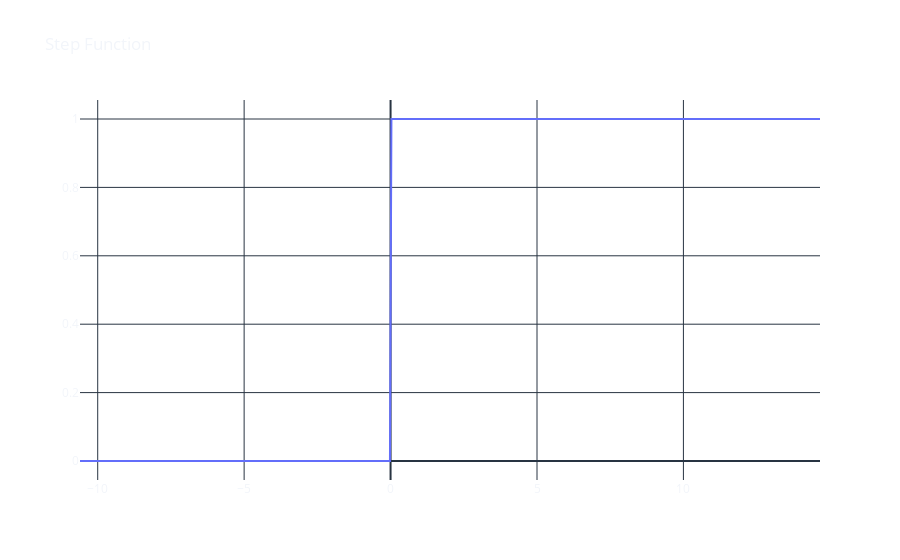
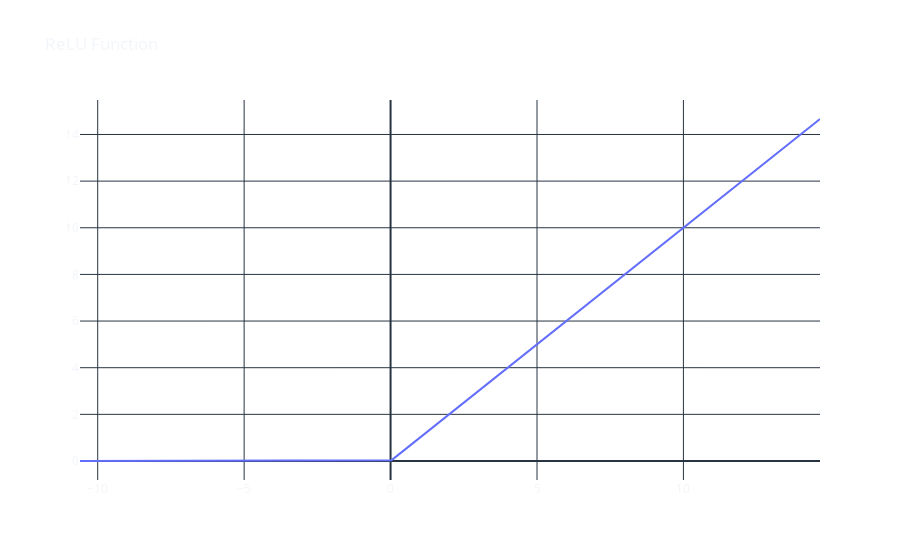
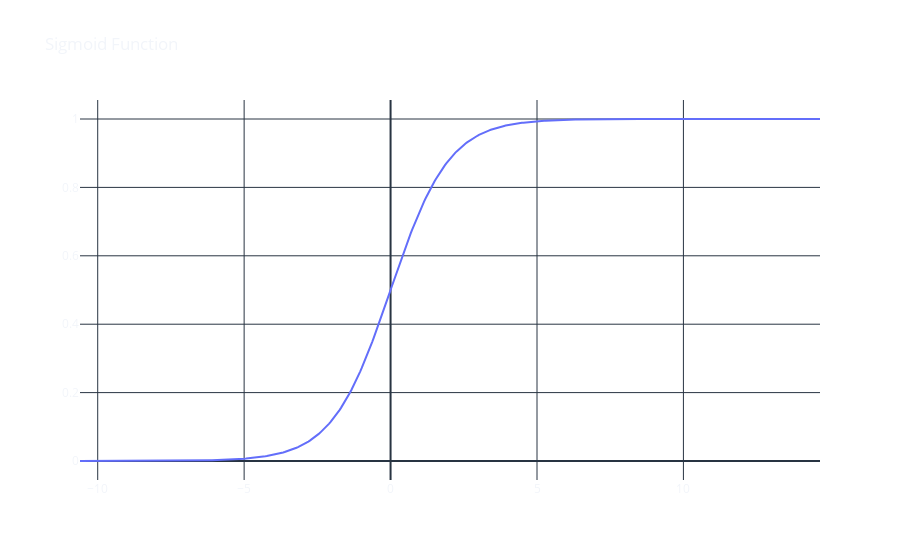

Here is the notebook cell these charts were saved with, in order:
### Markdown cell above
To solve this problem, we will need some "non-linearity", and a way to introduce this is by using `activation functions`.

### Activation functions

The way our brains work is like a sort of step function. Neurons fire a 1 if there is enough build-up of voltage. Else, it doesn't fire (i.e., a zero). We aim, via the perceptron, to recreate this behavior.

The problem with a step function is that they are discontinuous (it does not have a well-behaved derivative in all its points). This creates problems with the practicality of mathematics. Thus we tend to use a smooth function, the sigmoid, which is infinitely differentiable, or the Relu (_which has a more nicely behaved derivative_), allowing us to easily do calculus (and gradient descent) with our model.

### Code cell
x = np.random.randn(100)*5
x_0 = np.linspace(x.min()-.1, x.max()+.1, 500)

def step(array):
    """
    Applies the step function to an input array.

    Args:
        array (numpy.ndarray): Input array to apply the step function to.

    Returns:
        numpy.ndarray: Output array containing the result of applying the step 
        function to the input array. Each element in the output array is set 
        to 1 if the corresponding element in the input array is greater than 0, 
        otherwise it is set to 0.
    """
    y = np.maximum(array, 0)
    for i in range(len(y)):
        if y[i] > 0:
            y[i] = 1
    return y

def ReLU(Z):
    """
    Applies the rectified linear unit (ReLU) activation function 
    element-wise to an input array.

    Parameters:
    -----------
    Z : numpy.ndarray
        Input array of shape (n_samples, n_features), where 
        n_samples is the number of samples and n_features is 
        the number of features.

    Returns:
    --------
    numpy.ndarray
        Output array of the same shape as Z, where the ReLU 
        function is applied element-wise to Z. Specifically, the 
        function returns the maximum of each element in Z and 0.
    """
    return np.maximum(Z, 0)  # valor máximo entre Z e 0

def sigmoid(x):
    """
    Calculates the sigmoid function of the input x.

    Parameters:
    -----------
    x: array-like or float
        Input to calculate the sigmoid function.

    Returns:
    --------
    float or array-like
        The value of the sigmoid function for the input x.
    """
    return 1/(1 + np.exp(-x))

fig = go.Figure(data=go.Scatter(x=x_0, y=step(x_0), name='Step Function'))
fig.update_layout(template='plotly_dark',
                  title='Step Function',
                  paper_bgcolor='rgba(0, 0, 0, 0)',
                  plot_bgcolor='rgba(0, 0, 0, 0)')
fig.show()


fig = go.Figure(data=go.Scatter(x=x_0, y=ReLU(x_0), name='ReLU Function'))
fig.update_layout(template='plotly_dark',
                  title='ReLU Function',
                  paper_bgcolor='rgba(0, 0, 0, 0)',
                  plot_bgcolor='rgba(0, 0, 0, 0)')
fig.show()

fig = go.Figure(data=go.Scatter(x=x_0, y=sigmoid(x_0), name='Sigmoid Function'))
fig.update_layout(template='plotly_dark',
                  title='Sigmoid Function',
                  paper_bgcolor='rgba(0, 0, 0, 0)',
                  plot_bgcolor='rgba(0, 0, 0, 0)')
fig.show()

### Figure 1 — Plotly figure (JSON) as saved in the notebook; plotly's stock layout.template omitted (floating-point values rounded to 4 significant figures; data arrays with more than 128 entries replaced by an {"elided": "..."} marker saying what was removed)
{"data": [{"name": "Step Function", "type": "scatter", "x": {"elided": "500 float values"}, "y": {"elided": "500 int values"}}], "layout": {"paper_bgcolor": "rgba(0, 0, 0, 0)", "plot_bgcolor": "rgba(0, 0, 0, 0)", "title": {"text": "Step Function"}}}

### Figure 2 — Plotly figure (JSON) as saved in the notebook; plotly's stock layout.template omitted (floating-point values rounded to 4 significant figures; data arrays with more than 128 entries replaced by an {"elided": "..."} marker saying what was removed)
{"data": [{"name": "ReLU Function", "type": "scatter", "x": {"elided": "500 float values"}, "y": {"elided": "500 float values"}}], "layout": {"paper_bgcolor": "rgba(0, 0, 0, 0)", "plot_bgcolor": "rgba(0, 0, 0, 0)", "title": {"text": "ReLU Function"}}}

### Figure 3 — Plotly figure (JSON) as saved in the notebook; plotly's stock layout.template omitted (floating-point values rounded to 4 significant figures; data arrays with more than 128 entries replaced by an {"elided": "..."} marker saying what was removed)
{"data": [{"name": "Sigmoid Function", "type": "scatter", "x": {"elided": "500 float values"}, "y": {"elided": "500 float values"}}], "layout": {"paper_bgcolor": "rgba(0, 0, 0, 0)", "plot_bgcolor": "rgba(0, 0, 0, 0)", "title": {"text": "Sigmoid Function"}}}
